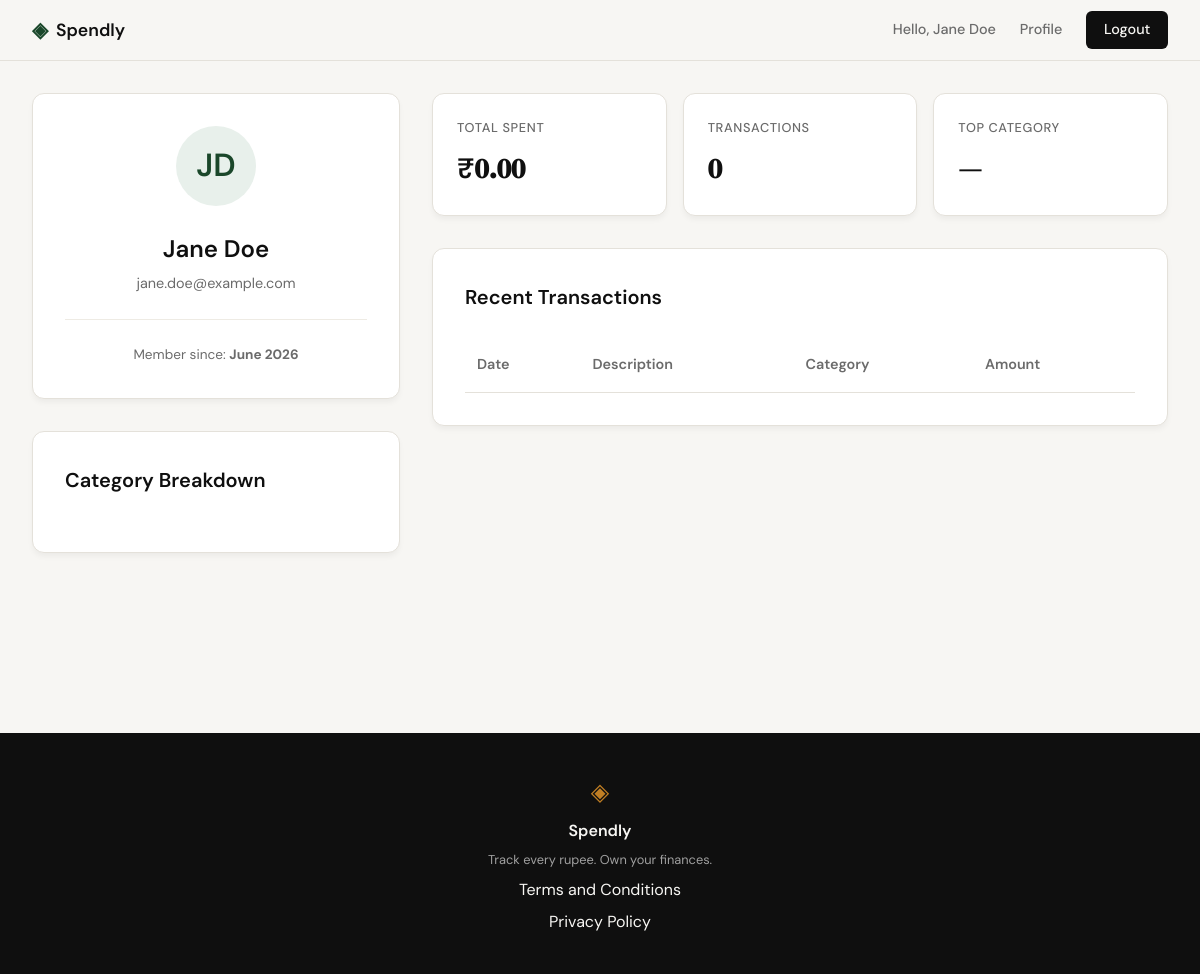
Page /profile (signed in) on the committed database.
### tables this page shows
CREATE TABLE users (
            id INTEGER PRIMARY KEY AUTOINCREMENT,
            name TEXT NOT NULL,
            email TEXT UNIQUE NOT NULL,
            password_hash TEXT NOT NULL,
            created_at TEXT DEFAULT (datetime('now'))
        );

### app.py (the view)
@app.route("/profile")
def profile():
    user_id = session.get("user_id")
    if not user_id:
        return redirect(url_for("login"))
    user_db = get_user_by_id(user_id)
    if not user_db:
        session.clear()
        return redirect(url_for("login"))
    name = user_db["name"]
    parts = name.split()
    initials = "".join([p[0] for p in parts if p]).upper()[:2] if parts else "U"
    user_data = {
        "name": name,
        "email": user_db["email"],
        "initials": initials,
        "joined_date": user_db["member_since"]
    }
    db_stats = get_summary_stats(user_id)
    stats = {
        "total_spent": f"₹{db_stats['total_spent']:,.2f}",
        "transaction_count": db_stats["transaction_count"],
        "top_category": db_stats["top_category"]
    }
    db_recent = get_recent_transactions(user_id, limit=10)
    recent_expenses = [
        {
            "date": r["date"],
            "description": r["description"],
            "category": r["category"],
            "amount": f"₹{r['amount']:,.2f}"
        }
        for r in db_recent
    ]
    db_categories = get_category_breakdown(user_id)
    categories = [
        {
            "name": cat["name"],
            "amount": f"₹{cat['amount']:,.2f}",
            "percentage": cat["pct"]
        }
        for cat in db_categories
    ]
    return render_template(
        "profile.html",
        user=user_data,
        stats=stats,
        recent_expenses=recent_expenses,
        categories=categories
    )

### database/db.py (called while the page is built)
def get_db():
    conn = sqlite3.connect(DB_PATH)
    conn.row_factory = sqlite3.Row
    conn.execute("PRAGMA foreign_keys = ON;")
    return conn

### database/queries.py (called while the page is built, shortened)
def format_member_since(created_at_str):
    if not created_at_str:
        return ""
    for fmt in ("%Y-%m-%d %H:%M:%S", "%Y-%m-%d %H:%M:%S.%f", "%Y-%m-%d", "%Y-%m-%dT%H:%M:%S"):
        try:
            dt = datetime.datetime.strptime(created_at_str, fmt)
            return dt.strftime("%B %Y")
        except ValueError:
            continue

def get_user_by_id(user_id):
    conn = get_db()
    try:
        cursor = conn.cursor()
        cursor.execute("SELECT name, email, created_at FROM users WHERE id = ?;", (user_id,))
        row = cursor.fetchone()
        if not row:
            return None
        return {
            "name": row["name"],
            "email": row["email"],
            "member_since": format_member_since(row["created_at"])
        }
    finally:
        conn.close()

def get_summary_stats(user_id):
    conn = get_db()
    try:
        cursor = conn.cursor()
        cursor.execute("""
            SELECT SUM(amount) as total_spent, COUNT(*) as transaction_count
            FROM expenses
            WHERE user_id = ?;
        """, (user_id,))
        row = cursor.fetchone()
        total_spent = row["total_spent"] if row["total_spent"] is not None else 0
        transaction_count = row["transaction_count"] if row["transaction_count"] is not None else 0
        if transaction_count == 0:
            return {
                "total_spent": 0,
                "transaction_count": 0,
                "top_category": "—"
            }
    finally:
        conn.close()

def get_recent_transactions(user_id, limit=10):
    conn = get_db()
    try:
        cursor = conn.cursor()
        cursor.execute("""
            SELECT date, description, category, amount
            FROM expenses
            WHERE user_id = ?
            ORDER BY date DESC, id DESC
            LIMIT ?;
        """, (user_id, limit))
        rows = cursor.fetchall()
        return [
            {
                "date": r["date"],
                "description": r["description"],
                "category": r["category"],
                "amount": r["amount"]
            }
            for r in rows
        ]
    finally:
        conn.close()

### templates/profile.html (shortened to what this page needs)
{% extends "base.html" %}
{% block content %}
<div class="profile-container">
    <aside class="profile-sidebar">
        <div class="profile-user-card">
            <div class="profile-avatar">{{ user.initials }}</div>
            <h2 class="profile-name">{{ user.name }}</h2>
            <p class="profile-email">{{ user.email }}</p>
            <div class="profile-meta">
                <p>Member since: <strong>{{ user.joined_date }}</strong></p>
            </div>
        </div>
        <div class="category-breakdown-card">
            <h3 class="card-title">Category Breakdown</h3>
        </div>
    </aside>
    <main class="profile-main">
        <div class="stats-grid">
            <div class="stat-card">
                <span class="stat-label">Total Spent</span>
                <span class="stat-value">{{ stats.total_spent }}</span>
            </div>
            <div class="stat-card">
                <span class="stat-label">Transactions</span>
                <span class="stat-value">{{ stats.transaction_count }}</span>
            </div>
            <div class="stat-card">
                <span class="stat-label">Top Category</span>
                <span class="stat-value">{{ stats.top_category }}</span>
            </div>
        </div>
        <div class="transactions-card">
            <h3 class="card-title">Recent Transactions</h3>
            <div class="table-responsive">
                <table class="transactions-table">
                    <thead>
                        <tr>
                            <th>Date</th>
                            <th>Description</th>
                            <th>Category</th>
                            <th>Amount</th>
                        </tr>
                    </thead>
                </table>
            </div>
        </div>
    </main>
</div>
{% endblock %}

### templates/base.html (shortened to what this page needs)
<!DOCTYPE html>
<html lang="en">
<head>
    <link rel="stylesheet" href="{{ url_for('static', filename='css/style.css') }}">
</head>
<body>
    <nav class="navbar">
        <div class="nav-inner">
            <a href="{{ url_for('landing') }}" class="nav-brand">
                <span class="brand-icon">◈</span>
                <span class="brand-name">Spendly</span>
            </a>
            <div class="nav-links">
                {% if session.get('user_id') %}
                    <span class="nav-user">Hello, {{ session.get('user_name') }}</span>
                    <a href="{{ url_for('profile') }}">Profile</a>
                    <a href="{{ url_for('logout') }}" class="nav-cta">Logout</a>
                {% else %}
                    <a href="{{ url_for('login') }}">Sign in</a>
                    <a href="{{ url_for('register') }}" class="nav-cta">Get started</a>
                {% endif %}
            </div>
        </div>
    </nav>
    <main class="main-content">
        {% block content %}{% endblock %}
    </main>
    <footer class="footer">
        <div class="footer-inner">
            <span class="brand-icon">◈</span>
            <span class="footer-name">Spendly</span>
            <p class="footer-copy">Track every rupee. Own your finances.</p>
            <a href="{{ url_for('terms') }}">Terms and Conditions</a>
            <a href="{{ url_for('privacy') }}">Privacy Policy</a>
        </div>
    </footer>
</body>
</html>

### rows in the picture
users: get "Jane Doe", name "Jane Doe", email "jane.doe@example.com"

### other values in the picture
{{ user.initials }} "JD"
{{ user.joined_date }} "June 2026"
{{ stats.total_spent }} "₹0.00"
{{ stats.transaction_count }} "0"
{{ stats.top_category }} "—"
